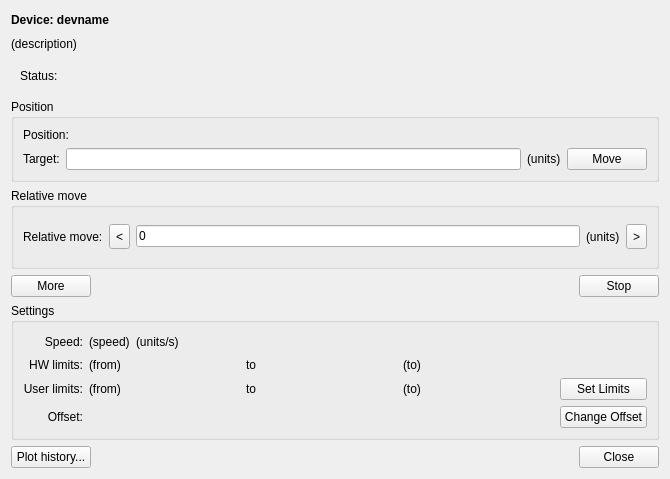
<?xml version="1.0" encoding="UTF-8"?>
<ui version="4.0">
 <class>Form</class>
 <widget class="QWidget" name="Form">
  <property name="geometry">
   <rect>
    <x>0</x>
    <y>0</y>
    <width>670</width>
    <height>479</height>
   </rect>
  </property>
  <property name="windowTitle">
   <string>Form</string>
  </property>
  <layout class="QVBoxLayout" name="main_layout">
   <item>
    <layout class="QVBoxLayout" name="verticalLayout">
     <item>
      <widget class="QLabel" name="deviceName">
       <property name="font">
        <font>
         <bold>true</bold>
        </font>
       </property>
       <property name="text">
        <string>Device: devname</string>
       </property>
      </widget>
     </item>
     <item>
      <widget class="QLabel" name="description">
       <property name="text">
        <string>(description)</string>
       </property>
       <property name="wordWrap">
        <bool>true</bool>
       </property>
      </widget>
     </item>
     <item>
      <widget class="QFrame" name="valueFrame">
       <property name="frameShape">
        <enum>QFrame::Shape::NoFrame</enum>
       </property>
       <property name="frameShadow">
        <enum>QFrame::Shadow::Plain</enum>
       </property>
       <layout class="QGridLayout" name="gridLayout">
        <item row="1" column="0">
         <widget class="QLabel" name="label_10">
          <property name="sizePolicy">
           <sizepolicy hsizetype="Fixed" vsizetype="Preferred">
            <horstretch>0</horstretch>
            <verstretch>0</verstretch>
           </sizepolicy>
          </property>
          <property name="text">
           <string>Status:  </string>
          </property>
         </widget>
        </item>
        <item row="1" column="1">
         <widget class="QLabel" name="statusimage">
          <property name="sizePolicy">
           <sizepolicy hsizetype="Fixed" vsizetype="Fixed">
            <horstretch>0</horstretch>
            <verstretch>0</verstretch>
           </sizepolicy>
          </property>
          <property name="minimumSize">
           <size>
            <width>16</width>
            <height>16</height>
           </size>
          </property>
          <property name="maximumSize">
           <size>
            <width>16</width>
            <height>16</height>
           </size>
          </property>
          <property name="text">
           <string/>
          </property>
          <property name="pixmap">
           <pixmap>:/leds/status_white</pixmap>
          </property>
          <property name="scaledContents">
           <bool>true</bool>
          </property>
         </widget>
        </item>
        <item row="1" column="2">
         <widget class="SqueezedLabel" name="txt_status">
          <property name="autoFillBackground">
           <bool>true</bool>
          </property>
         </widget>
        </item>
       </layout>
      </widget>
     </item>
    </layout>
   </item>
   <item>
    <widget class="QGroupBox" name="controlGroup">
     <property name="title">
      <string>Position</string>
     </property>
     <layout class="QVBoxLayout" name="verticalLayout_3">
      <item>
       <layout class="QHBoxLayout" name="horizontalLayout">
        <item>
         <widget class="QLabel" name="label_2">
          <property name="sizePolicy">
           <sizepolicy hsizetype="Fixed" vsizetype="Preferred">
            <horstretch>0</horstretch>
            <verstretch>0</verstretch>
           </sizepolicy>
          </property>
          <property name="text">
           <string>Position:</string>
          </property>
         </widget>
        </item>
        <item>
         <widget class="SqueezedLabel" name="txt_value"/>
        </item>
       </layout>
      </item>
      <item>
       <layout class="QHBoxLayout" name="horizontalLayout_9">
        <item>
         <widget class="QLabel" name="lbl_units_3">
          <property name="text">
           <string>Target:</string>
          </property>
         </widget>
        </item>
        <item>
         <widget class="QLineEdit" name="txt_target"/>
        </item>
        <item>
         <widget class="QLabel" name="txt_target_units">
          <property name="text">
           <string>(units)</string>
          </property>
         </widget>
        </item>
        <item>
         <widget class="QPushButton" name="btn_move">
          <property name="text">
           <string>Move</string>
          </property>
         </widget>
        </item>
       </layout>
      </item>
     </layout>
    </widget>
   </item>
   <item>
    <widget class="QGroupBox" name="controlGroup_3">
     <property name="title">
      <string>Relative move</string>
     </property>
     <layout class="QVBoxLayout" name="verticalLayout_5">
      <item>
       <layout class="QHBoxLayout" name="horizontalLayout_5">
        <item>
         <widget class="QLabel" name="lbl_units_6">
          <property name="text">
           <string>Relative move:</string>
          </property>
         </widget>
        </item>
        <item>
         <widget class="QToolButton" name="btn_rmove_minus">
          <property name="minimumSize">
           <size>
            <width>0</width>
            <height>25</height>
           </size>
          </property>
          <property name="text">
           <string>&lt;</string>
          </property>
          <property name="iconSize">
           <size>
            <width>32</width>
            <height>32</height>
           </size>
          </property>
          <property name="arrowType">
           <enum>Qt::ArrowType::NoArrow</enum>
          </property>
         </widget>
        </item>
        <item>
         <widget class="QLineEdit" name="txt_rmove">
          <property name="text">
           <string>0</string>
          </property>
         </widget>
        </item>
        <item>
         <widget class="QLabel" name="txt_rmove_units">
          <property name="text">
           <string>(units)</string>
          </property>
         </widget>
        </item>
        <item>
         <widget class="QToolButton" name="btn_rmove_plus">
          <property name="minimumSize">
           <size>
            <width>0</width>
            <height>25</height>
           </size>
          </property>
          <property name="text">
           <string>&gt;</string>
          </property>
          <property name="iconSize">
           <size>
            <width>32</width>
            <height>32</height>
           </size>
          </property>
          <property name="arrowType">
           <enum>Qt::ArrowType::NoArrow</enum>
          </property>
         </widget>
        </item>
       </layout>
      </item>
     </layout>
    </widget>
   </item>
   <item>
    <layout class="QHBoxLayout" name="horizontalLayout_7">
     <item>
      <widget class="QPushButton" name="btn_more">
       <property name="text">
        <string>More</string>
       </property>
      </widget>
     </item>
     <item>
      <spacer name="horizontalSpacer_3">
       <property name="orientation">
        <enum>Qt::Orientation::Horizontal</enum>
       </property>
       <property name="sizeHint" stdset="0">
        <size>
         <width>40</width>
         <height>20</height>
        </size>
       </property>
      </spacer>
     </item>
     <item>
      <widget class="QPushButton" name="btn_stop">
       <property name="text">
        <string>Stop</string>
       </property>
      </widget>
     </item>
    </layout>
   </item>
   <item>
    <widget class="QGroupBox" name="controlGroup_2">
     <property name="title">
      <string>Settings</string>
     </property>
     <layout class="QVBoxLayout" name="verticalLayout_4">
      <item>
       <layout class="QGridLayout" name="gridLayout_2">
        <item row="1" column="1">
         <widget class="QLabel" name="label_13">
          <property name="sizePolicy">
           <sizepolicy hsizetype="Minimum" vsizetype="Preferred">
            <horstretch>0</horstretch>
            <verstretch>0</verstretch>
           </sizepolicy>
          </property>
          <property name="text">
           <string>HW limits:</string>
          </property>
          <property name="alignment">
           <set>Qt::AlignmentFlag::AlignRight|Qt::AlignmentFlag::AlignTrailing|Qt::AlignmentFlag::AlignVCenter</set>
          </property>
         </widget>
        </item>
        <item row="3" column="3">
         <widget class="QPushButton" name="btn_set_offset">
          <property name="text">
           <string>Change Offset</string>
          </property>
         </widget>
        </item>
        <item row="2" column="3">
         <widget class="QPushButton" name="btn_set_limits">
          <property name="text">
           <string>Set Limits</string>
          </property>
         </widget>
        </item>
        <item row="1" column="2">
         <layout class="QHBoxLayout" name="horizontalLayout_2">
          <item>
           <widget class="QLabel" name="txt_hw_limits_from">
            <property name="text">
             <string>(from)</string>
            </property>
           </widget>
          </item>
          <item>
           <widget class="QLabel" name="label_14">
            <property name="text">
             <string>to</string>
            </property>
           </widget>
          </item>
          <item>
           <widget class="QLabel" name="txt_hw_limits_to">
            <property name="text">
             <string>(to)</string>
            </property>
           </widget>
          </item>
         </layout>
        </item>
        <item row="3" column="1">
         <widget class="QLabel" name="label_6">
          <property name="text">
           <string>Offset:</string>
          </property>
          <property name="alignment">
           <set>Qt::AlignmentFlag::AlignRight|Qt::AlignmentFlag::AlignTrailing|Qt::AlignmentFlag::AlignVCenter</set>
          </property>
         </widget>
        </item>
        <item row="2" column="1">
         <widget class="QLabel" name="label_5">
          <property name="sizePolicy">
           <sizepolicy hsizetype="Minimum" vsizetype="Preferred">
            <horstretch>0</horstretch>
            <verstretch>0</verstretch>
           </sizepolicy>
          </property>
          <property name="text">
           <string>User limits:</string>
          </property>
          <property name="alignment">
           <set>Qt::AlignmentFlag::AlignRight|Qt::AlignmentFlag::AlignTrailing|Qt::AlignmentFlag::AlignVCenter</set>
          </property>
         </widget>
        </item>
        <item row="2" column="2">
         <layout class="QHBoxLayout" name="horizontalLayout_6">
          <item>
           <widget class="QLabel" name="txt_user_limits_from">
            <property name="text">
             <string>(from)</string>
            </property>
           </widget>
          </item>
          <item>
           <widget class="QLabel" name="label_15">
            <property name="text">
             <string>to</string>
            </property>
           </widget>
          </item>
          <item>
           <widget class="QLabel" name="txt_user_limits_to">
            <property name="text">
             <string>(to)</string>
            </property>
           </widget>
          </item>
         </layout>
        </item>
        <item row="0" column="1">
         <widget class="QLabel" name="label">
          <property name="text">
           <string>Speed:</string>
          </property>
          <property name="alignment">
           <set>Qt::AlignmentFlag::AlignRight|Qt::AlignmentFlag::AlignTrailing|Qt::AlignmentFlag::AlignVCenter</set>
          </property>
         </widget>
        </item>
        <item row="0" column="2">
         <layout class="QHBoxLayout" name="horizontalLayout_4">
          <item>
           <widget class="QLabel" name="txt_speed">
            <property name="text">
             <string>(speed)</string>
            </property>
            <property name="alignment">
             <set>Qt::AlignmentFlag::AlignLeading|Qt::AlignmentFlag::AlignLeft|Qt::AlignmentFlag::AlignVCenter</set>
            </property>
           </widget>
          </item>
          <item>
           <widget class="QLabel" name="txt_speed_units">
            <property name="text">
             <string>(units/s)</string>
            </property>
           </widget>
          </item>
          <item>
           <spacer name="horizontalSpacer_2">
            <property name="orientation">
             <enum>Qt::Orientation::Horizontal</enum>
            </property>
            <property name="sizeHint" stdset="0">
             <size>
              <width>40</width>
              <height>20</height>
             </size>
            </property>
           </spacer>
          </item>
         </layout>
        </item>
        <item row="3" column="2">
         <widget class="QLabel" name="txt_offset">
          <property name="text">
           <string/>
          </property>
         </widget>
        </item>
       </layout>
      </item>
     </layout>
    </widget>
   </item>
   <item>
    <layout class="QHBoxLayout" name="horizontalLayout_3">
     <item>
      <widget class="QPushButton" name="btn_history">
       <property name="text">
        <string>Plot history...</string>
       </property>
      </widget>
     </item>
     <item>
      <spacer name="horizontalSpacer">
       <property name="orientation">
        <enum>Qt::Orientation::Horizontal</enum>
       </property>
       <property name="sizeHint" stdset="0">
        <size>
         <width>40</width>
         <height>20</height>
        </size>
       </property>
      </spacer>
     </item>
     <item>
      <widget class="QPushButton" name="btn_close">
       <property name="text">
        <string>Close</string>
       </property>
      </widget>
     </item>
    </layout>
   </item>
  </layout>
  <action name="actionFix">
   <property name="text">
    <string>Fix against moving...</string>
   </property>
  </action>
  <action name="actionRelease">
   <property name="text">
    <string>Release</string>
   </property>
  </action>
  <action name="actionHome">
   <property name="text">
    <string>Home device</string>
   </property>
  </action>
  <action name="actionEnable">
   <property name="text">
    <string>Enable</string>
   </property>
   <property name="toolTip">
    <string>Enable/switch on the device</string>
   </property>
  </action>
  <action name="actionDisable">
   <property name="text">
    <string>Disable</string>
   </property>
   <property name="toolTip">
    <string>Disable/switch off the device</string>
   </property>
  </action>
  <action name="actionSetPosition">
   <property name="text">
    <string>Set hardware position...</string>
   </property>
   <property name="toolTip">
    <string>&quot;Rename&quot; the current hardware position to a different value</string>
   </property>
  </action>
 </widget>
 <customwidgets>
  <customwidget>
   <class>SqueezedLabel</class>
   <extends>QLabel</extends>
   <header>nicos.guisupport.squeezedlbl</header>
  </customwidget>
 </customwidgets>
 <resources>
  <include location="../code/work/nicos/resources/nicos-gui.qrc"/>
 </resources>
 <connections/>
</ui>
